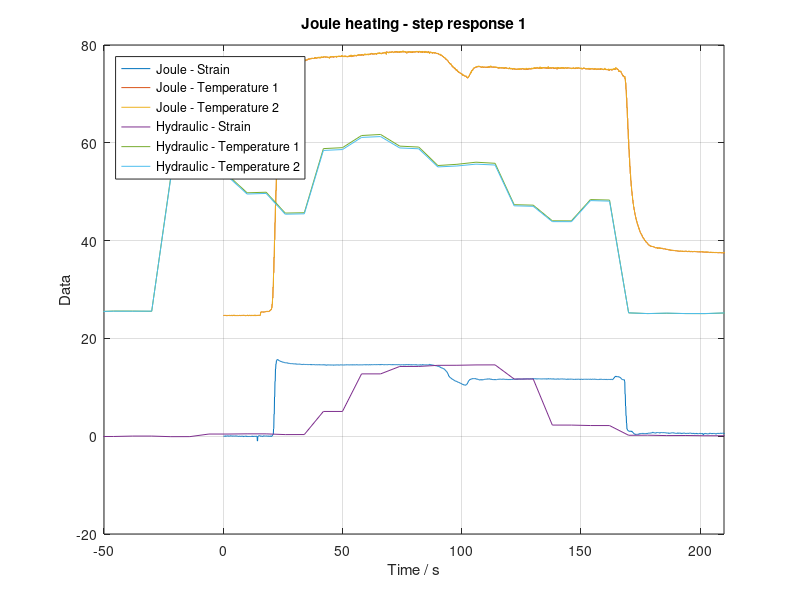

Here is the MATLAB script that generated this plot:
close all;
clear all;

load('hyd_stp_5.txt');
z5=length(hyd_stp_5);
s5=(hyd_stp_5(1:z5,2))/7.5*6;
T51=(hyd_stp_5(1:z5,3));
T52=(hyd_stp_5(1:z5,4));
t5=(.1:.1:z5/10)';
load('ele_stp_1.txt');
z1=length(ele_stp_1);
s1=(ele_stp_1(1:z1,2))/6*7.5;
T11=(ele_stp_1(1:z1,3));
T12=(ele_stp_1(1:z1,4));
t1=(8-350:8:z1*8-350)';

scrsz=get(0,'Screensize');
figure('Position',[1 scrsz(4) scrsz(3) scrsz(4)])
xlabel('Time / s');
ylabel('Data');
plot(t5,s5,t5,T51,t5,T52,t1,s1,t1,T11,t1,T12);
xlim([-50 210]);
%ylim([-1 210]);
xlabel('Time / s');
ylabel('Data');
title('Joule heating - step response 1');
legend('Joule - Strain','Joule - Temperature 1','Joule - Temperature 2',...
    'Hydraulic - Strain','Hydraulic - Temperature 1',...
    'Hydraulic - Temperature 2','Location','NorthWest');
grid on;